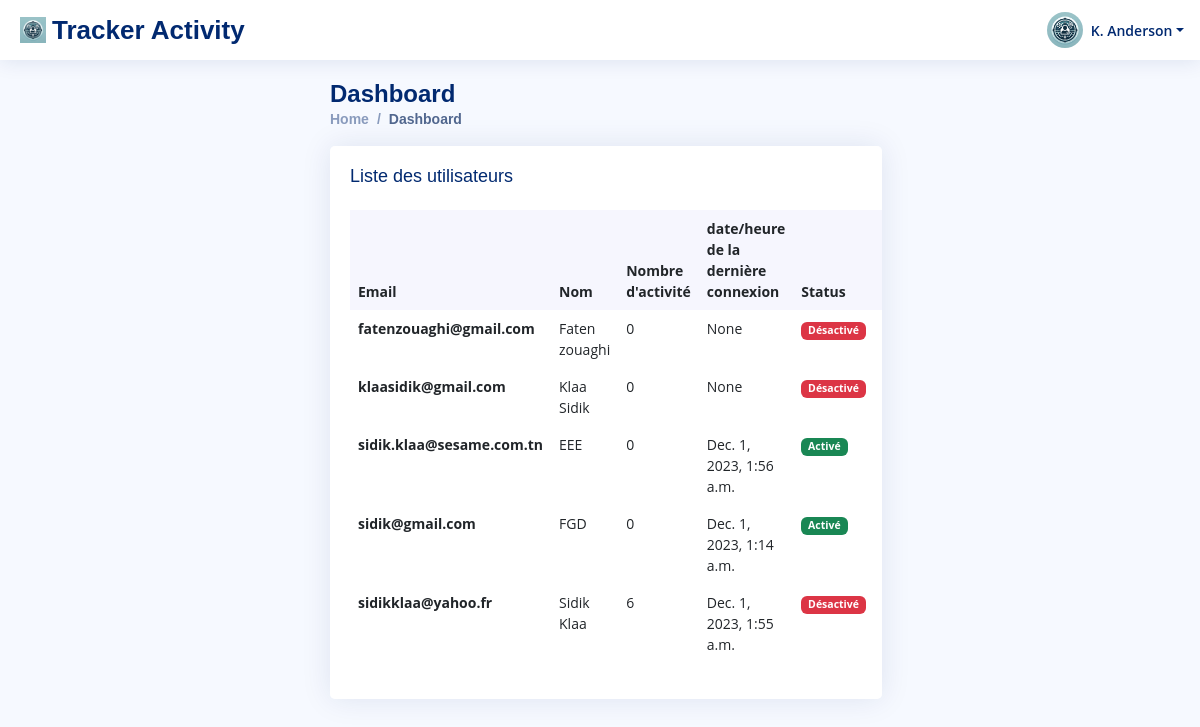
Page /index/ (signed in) on the earlier database version.
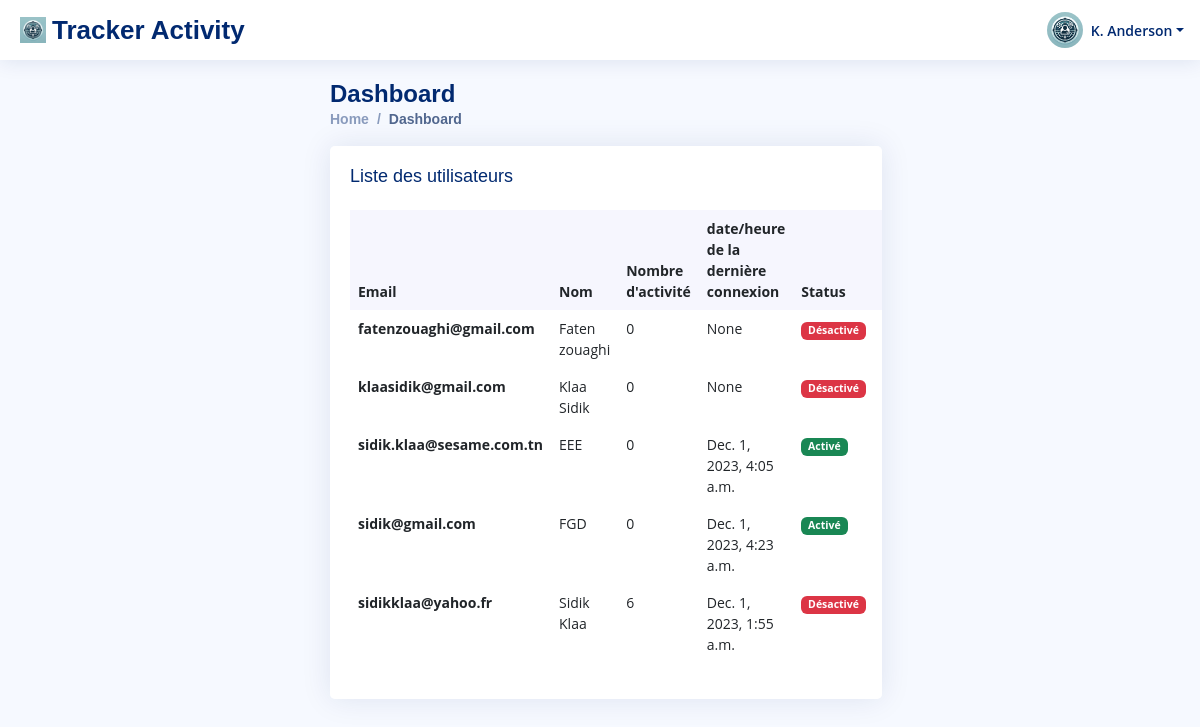
Same page on the later database version.
### activityTracker/models.py (models this page shows, shortened)
class User(AbstractBaseUser, PermissionsMixin):
    nom=models.CharField(max_length=200)
    prenom=models.CharField(max_length=200)
    dateDeNaissance=models.DateField(default=timezone.now)
    poids=models.FloatField(default=0)
    taille=models.FloatField(default=0)
    email=models.EmailField(unique=True, primary_key=True)
    is_staff = models.BooleanField(default=False)
    is_active = models.BooleanField(default=True)
    objects = CustomUserManager()
    USERNAME_FIELD = 'email'
    REQUIRED_FIELDS = []

### dashboard/views.py (the view)
# urls.py: path('index/', views.index, name='index'),
@login_required
def index(request):
    if request.user.is_staff or request.user.is_superuser:
       users= User.objects.annotate(nb_activ=Count('activity'))
       return render(request, 'index.html',{'users':users})
    else:
        return redirect('not_admin')

### dashboard/templates/index.html (shortened to what this page needs)
{% load static %}
<!DOCTYPE html>
<html>
    <head>
        <link href="https://cdn.jsdelivr.net/npm/bootstrap@5.2.3/dist/css/bootstrap.min.css" rel="stylesheet">
        <link rel="stylesheet" href="{% static 'dashboard/style.css'  %}">
        <link href="https://cdnjs.cloudflare.com/ajax/libs/font-awesome/6.1.1/css/all.min.css" rel="stylesheet">
      </head>
      <body>
  <header id="header" class="header fixed-top d-flex align-items-center">
    <div class="d-flex align-items-center justify-content-between">
      <a href="index.html" class="logo d-flex align-items-center">
        <img src="{% static 'dashboard/logo.jpg' %}" alt="">
        <span class="d-none d-lg-block">Tracker Activity</span>
      </a>
    </div>
    <nav class="header-nav ms-auto">
      <ul class="d-flex align-items-center">
        <li class="nav-item dropdown pe-3">
          <a class="nav-link nav-profile d-flex align-items-center pe-0" href="#" data-bs-toggle="dropdown">
            <img src="../static/dashboard/logo.jpg" alt="Profile" class="rounded-circle">
            <span class="d-none d-md-block dropdown-toggle ps-2">K. Anderson</span>
          </a>
        </li>
      </ul>
    </nav>
  </header>
  <main id="main" class="main">
    <div class="pagetitle">
      <h1>Dashboard</h1>
      <nav>
        <ol class="breadcrumb">
          <li class="breadcrumb-item"><a href="">Home</a></li>
          <li class="breadcrumb-item active">Dashboard</li>
        </ol>
      </nav>
    </div>
    <section class="section dashboard">
      <div class="row">
        <div class="col-lg-8">
          <div class="row">
            <div class="col-12">
              <div class="card recent-sales overflow-auto">
                <div class="card-body">
                  <h5 class="card-title">Liste des utilisateurs </h5>
                  <table class="table table-borderless datatable">
                    <thead>
                      <tr>
                        <th scope="col">Email</th>
                        <th scope="col">Nom</th>
                        <th scope="col">Nombre d'activité</th>
                        <th scope="col">date/heure de la dernière connexion</th>
                        <th scope="col">Status</th>
                        <th scope="col"></th>
                      </tr>
                    </thead>
                    <tbody>
                      {% for user in users %}
                      <tr id="user-row-{{ user.email }}">
                        <th scope="row">{{ user.email }}</th>
                        <td>{{ user.prenom|add:" "}} {{ user.nom }}</td>
                        <td>{{ user.nb_activ }}</td>
                        <td>{{ user.last_login }}</td>
                        {% if user.is_superuser %}
                        <td><span class="badge bg-success">Activé</span></td>
                        {% else %}
                        <td><span class="badge bg-danger">Désactivé</span></td>
                        {% endif %}
                        <td>
                        </td>
                      </tr>
                      {% endfor %}
                    </tbody>
                  </table>
                </div>
              </div>
            </div>
          </div>
        </div>
      </div>
    </section>
  </main>
      </body>
</html>

### static/dashboard/style.css (style rules this page uses)
:root { scroll-behavior: smooth; }
body { font-family: "Open Sans", sans-serif; background: #f6f9ff; color: #444444; }
a { color: #4154f1; text-decoration: none; }
h1, h2, h3, h4, h5, h6 { font-family: "Nunito", sans-serif; }
#main { margin-top: 60px; padding: 20px 30px; transition: all 0.3s; }
.pagetitle { margin-bottom: 10px; }
.pagetitle h1 { font-size: 24px; margin-bottom: 0; font-weight: 600; color: #012970; }
.card { margin-bottom: 30px; border: none; border-radius: 5px; box-shadow: 0px 0 30px rgba(1, 41, 112, 0.1); }
.card-title { padding: 20px 0 15px 0; font-size: 18px; font-weight: 500; color: #012970; font-family: "Poppins", sans-serif; }
.card-body { padding: 0 20px 20px 20px; }
.breadcrumb { font-size: 14px; font-family: "Nunito", sans-serif; color: #899bbd; font-weight: 600; }
.breadcrumb a { color: #899bbd; transition: 0.3s; }
.breadcrumb .breadcrumb-item::before { color: #899bbd; }
.breadcrumb .active { color: #51678f; font-weight: 600; }
.logo { line-height: 1; }
@media (min-width: 1200px) { .logo { width: 280px; } }
.logo img { max-height: 26px; margin-right: 6px; }
.logo span { font-size: 26px; font-weight: 700; color: #012970; font-family: "Nunito", sans-serif; }
.header { transition: all 0.5s; z-index: 997; height: 60px; box-shadow: 0px 2px 20px rgba(1, 41, 112, 0.1); background-color: #fff; padding-left: 20px; }
.header-nav ul { list-style: none; }
.header-nav>ul { margin: 0; padding: 0; }
.header-nav .nav-profile { color: #012970; }
.header-nav .nav-profile img { max-height: 36px; }
.header-nav .nav-profile span { font-size: 14px; font-weight: 600; }
@media (min-width: 1200px) { #main, #footer { margin-left: 300px; } }
.dashboard .recent-sales { font-size: 14px; }
.dashboard .recent-sales .table thead { background: #f6f6fe; }
.dashboard .recent-sales .table thead th { border: 0; }

Differences in the rows shown:
changed User "sidik.klaa@sesame.com.tn": last_login "Dec. 1, 2023, 1:56 a.m." → "Dec. 1, 2023, 4:05 a.m."
changed User "sidik@gmail.com": last_login "Dec. 1, 2023, 1:14 a.m." → "Dec. 1, 2023, 4:23 a.m."
